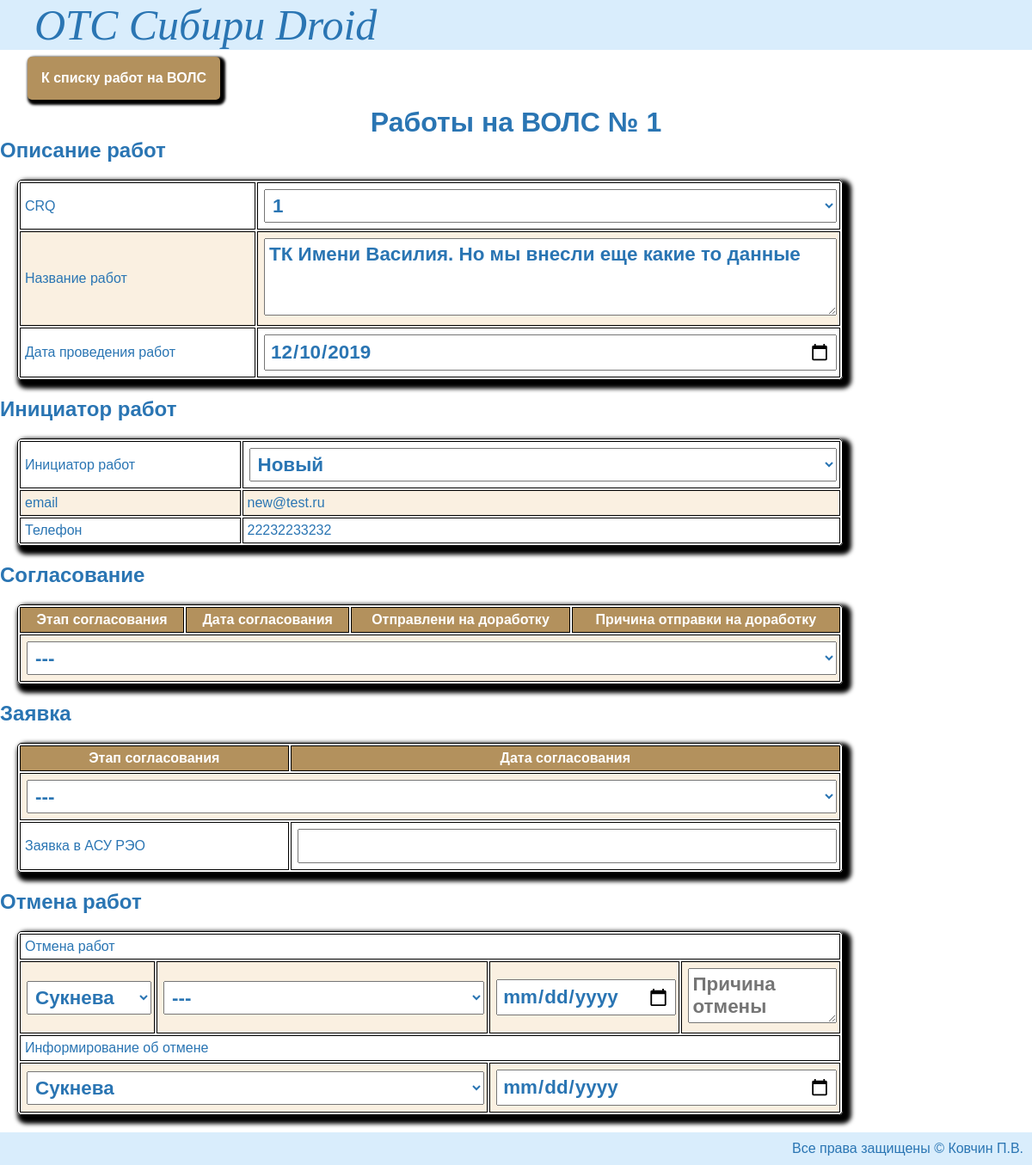
The page /pages/detail.php?crq=1 on the database its author committed.
### tables this page shows
CREATE TABLE `fol_list` (
  `id` int(11) NOT NULL,
  `CRQ` int(11) NOT NULL,
  `ASU` int(11) DEFAULT NULL,
  `name` text NOT NULL,
  `compleate` tinyint(1) DEFAULT '0',
  `agreed` tinyint(1) DEFAULT NULL,
  `canceled` tinyint(4) DEFAULT NULL,
  `date_of_work` date DEFAULT NULL
);

CREATE TABLE `fol_working_process` (
  `id` int(11) NOT NULL,
  `id_crq` int(11) NOT NULL,
  `id_counterparty` int(11) NOT NULL,
  `flag` smallint(2) NOT NULL,
  `data` date DEFAULT NULL,
  `revision` char(10) DEFAULT NULL,
  `revisionComment` text,
  `id_personel` tinyint(4) DEFAULT NULL
);

CREATE TABLE `fol_counterparty` (
  `id` int(11) NOT NULL,
  `name` char(30) DEFAULT NULL,
  `email` char(50) DEFAULT NULL,
  `phone` char(12) DEFAULT NULL
);

### models/detail.php (called while the page is built, shortened)
<?php
require_once '../core/DB.php';
$crq = $_GET['crq'];
$db = new DB();
$listCrq = $db->getRows('SELECT `CRQ` FROM `fol_list` ORDER BY CRQ');
$listCounterparty = $db->getRows('SELECT `id`,`name` FROM `fol_counterparty` ORDER BY id');
$description = $db->getRow('SELECT * FROM `fol_list` WHERE CRQ = ?',[$crq]);
$idcrq = $description['id'];
$initiator = $db->getRow('SELECT fol_working_process.id,
                                    fol_counterparty.id AS id_counterparty,
                                    fol_counterparty.name,
                                    fol_counterparty.phone,
                                    fol_counterparty.email
                            FROM `fol_working_process`
                            JOIN fol_counterparty ON fol_counterparty.id = fol_working_process.id_counterparty WHERE id_crq = ? AND flag = 1',[$idcrq]);
$id_counterparty = $initiator['id_counterparty'];
$asu = $description['ASU'];
$smena = $db->getRows('SELECT personel.id, personel.surname FROM `personel` WHERE id_role > 5 AND id_role < 12');
$сancelled = $db->getRow('SELECT fol_counterparty.name,
                            personel.surname,
                            fol_working_process.data,
                            fol_working_process.revisionComment
                            FROM `fol_working_process`
                            JOIN `fol_counterparty`
                            ON fol_counterparty.id = fol_working_process.id_counterparty
                            JOIN `personel`
                            ON personel.id = fol_working_process.id_personel
                            WHERE id_crq = ? AND flag = 6',[$idcrq]);
$canselledSmena = $сancelled['surname'];
$сancelledNotification = $db->getRow('SELECT
                            personel.surname,
                            fol_working_process.data
                            FROM `fol_working_process`
                            JOIN `personel`
                            ON personel.id = fol_working_process.id_personel
                            WHERE id_crq = ? AND flag = 7',[$idcrq]);

### core/DB.php (called while the page is built, shortened)
<?
class DB{
protected $datab;
    public function __construct($username = DB_USER, $password = DB_PASSWORD, $host = DB_HOST, $dbname = DB_NAME, $charset=DB_CHARSET, $options=[]){
        try{
            $this->datab = new PDO("mysql:host={$host};dbname={$dbname}; charset={$charset}", $username, $password, $options);
            $this->datab->setAttribute(PDO::ATTR_ERRMODE, PDO::ERRMODE_EXCEPTION);
            $this->datab->setAttribute(PDO::ATTR_DEFAULT_FETCH_MODE, PDO::FETCH_ASSOC);
        }
        catch (PDOExcaption $e) {
            throw new Exception ($e->getMessage());
            $this->isConn = FALSE;
        }
    }
    public function disconnect(){
        $this->datab = NULL;
    }
    public function getRow($query, $params = []){
        try{
            $stmt = $this->datab->prepare($query);
            $stmt->execute($params);
            return $stmt->fetch();
        }
        catch(PDOException $e){
            throw new Exception ($e->getMessage());
        }
    }
    public function getRows($query, $params = []){
        try{
            $stmt = $this->datab->prepare($query);
            $stmt->execute($params);
            return $stmt->fetchAll();
        }
        catch(PDOException $e){
            throw new Exception ($e->getMessage());
        }
    }
}

### pages/detail.php (the view, shortened to what this page needs)
<?
require_once '../models/detail.php';
?>
<!DOCTYPE html>
<html lang="en">
<head>
    <link rel="stylesheet" href="../css/main.css">
</head>
<body>
    <header>
        <p class="logo">ОТС Сибири Droid</h1>
    </header>
    <main>
        <a class="button" href="summ.php">К списку работ на ВОЛС</a>
        <h1>Работы на ВОЛС № <?=$crq?></h1>
        <h2>Описание работ</h2>
        <table>
            <tr>
                <td>CRQ</td>
                <td>
                    <select name="" id="">
                        <?foreach($listCrq as $value){?>
                            <option value="<?=$value['CRQ']?>" <?=($value['CRQ'] == $crq ? 'selected': '')?>><?=$value['CRQ']?></option>
                        <?}?>
                    </select>
                </td>
            </tr>
            <tr>
                <td>Название работ</td>
                <td><textarea name="" id="" cols="30" rows="3"><?=$description['name']?></textarea></td>
            </tr>
            <tr>
                <td>Дата проведения работ</td>
                <td><input type="date" value=<?=$description['date_of_work']?>></td>
            </tr>
        </table>
        <h2>Инициатор работ</h2>
        <table>
            <tr>
                <td>Инициатор работ</td>
                <td>
                <select>
                    <?foreach ($listCounterparty as $value){?>
                        <option value="" <?=($value['id']== $id_counterparty ? 'selected':'')?>><?=$value['name']?></option>
                        <?}?>
                    </select>
                </td>
            </tr>
            <tr>
                <td>email</td>
                <td><?=$initiator['email']?></td>
            </tr>
            <tr>
                <td>Телефон</td>
                <td><?=$initiator['phone']?></td>
            </tr>
        </table>
<h2>Согласование</h2>
<table>
    <tr>
        <th>Этап согласования</th>
        <th>Дата согласования</th>
        <th>Отправлени на доработку</th>
        <th>Причина отправки на доработку</th>
    </tr>
    <tr>
    <td colspan=4><select name="" id="">
        <?foreach ($listCounterparty as $value){?>
            <option value=""><?=$value['name']?></option>
        <?}?>
    </select>
    </td>
</tr>
</table>
<h2>Заявка</h2>
<table>
    <tr>
        <th>Этап согласования</th>
        <th>Дата согласования</th>
    </tr>
    <tr>
        <td colspan=2>
            <select name="" id="">
                <?foreach ($listCounterparty as $value){?>
                    <option value=""><?=$value['name']?></option>
                <?}?>
            </select>
        </td>
    </tr>
    <tr>
        <td>Заявка в АСУ РЭО</td>
        <td><input type="number" value="<?=$asu?>"></td>
    </tr>
</table>
<h2>Отмена работ</h2>
    <table>
        <tr>
            <td colspan=4>Отмена работ</td>
        </tr>
        <tr>
            <td>
                <select>
                    <?foreach ($smena as $value){?>
                        <option value="<?=$value['id']?>" <?=($canselledSmena == $value['surname'] ? 'selected' : '' )?>><?=$value['surname']?></option>
                    <?}?>
                </select>
            </td>
            <td>
                <select>
                    <?foreach ($listCounterparty as $value){?>
                        <option <?=($сancelled['name'] == $value['name'] ? 'selected' : '')?>><?=$value['name']?></option>
                    <?}?>
                </select>
            </td>
            <td>
                <input type="date" value="<?=$сancelled['data']?>">
            </td>
            <td>
                <textarea placeholder = "Причина отмены" id="" cols="10" rows="2"><?=$сancelled['revisionComment']?></textarea>
            </td>
        </tr>
        <tr>
            <td colspan=4>Информирование об отмене</td>
        </tr>
        <tr>
            <td colspan=2>
                <select name="" id="">
                <?foreach ($smena as $value){?>
                        <option value="<?=$value['id']?>" <?=($сancelledNotification['surname'] == $value['surname'] ? 'selected' : '' )?>><?=$value['surname']?></option>
                    <?}?>
                </select>
            </td>
            <td colspan =2>
                <input type="date" value="<?=$сancelledNotification['data']?>">
            </td>
        </tr>
    </table>
    </main>
    <footer>
        <p>Все права защищены © Ковчин П.В.</p>
    </footer>
</body>
</html>

### css/main.css (style rules this page uses)
* { font-family: sans-serif; font-size: 16px; color: #2A75B3; box-sizing: border-box; margin: 0; padding: 0; }
h1 { font-size: 2em; text-align: center; }
h2 { font-size: 1.5em; text-align: left; }
header { background-color: #D9EDFC; }
.logo { margin-left: 40px; font-family: fantasy; font-style: italic; font-size: 50px; color: #2A75B3; }
footer { padding: 10px; color: #2A75B3; background-color: #D9EDFC; text-align: end; }
table { width: 80%; margin: 20px; border: 1px solid black; border-radius: 5px; box-shadow: 5px 5px 5px 5px black; }
table td, table th { padding: 5px; border: 1px solid black; }
table th { color: white; background-color: #B3915D; }
table tr:nth-child(2n) { background-color: #FAF0E1; }
a.button { margin: 0.5em 2em; display:inline-block; padding: 1em; border-radius: 5px; background: #B3915D; box-shadow: 3px 3px 3px 3px black; color: white; font-weight: bold; text-decoration: none; }
input, textarea, select { margin: 2px; padding: 5px; width: 100%; height: 100%; font-weight: bold; font-size: 1.4em; }

### rows shown on the page
fol_list: name "ТК Имени Василия. Но мы внесли еще какие то данные", date_of_work "12/10/2019"
fol_working_process: fol_counterparty.email "new@test.ru", fol_counterparty.phone "22232233232"

### other values the page prints
$crq "1"
form field value "1"
form field value "Новый"
form field value "---"
form field value "Сукнева"
